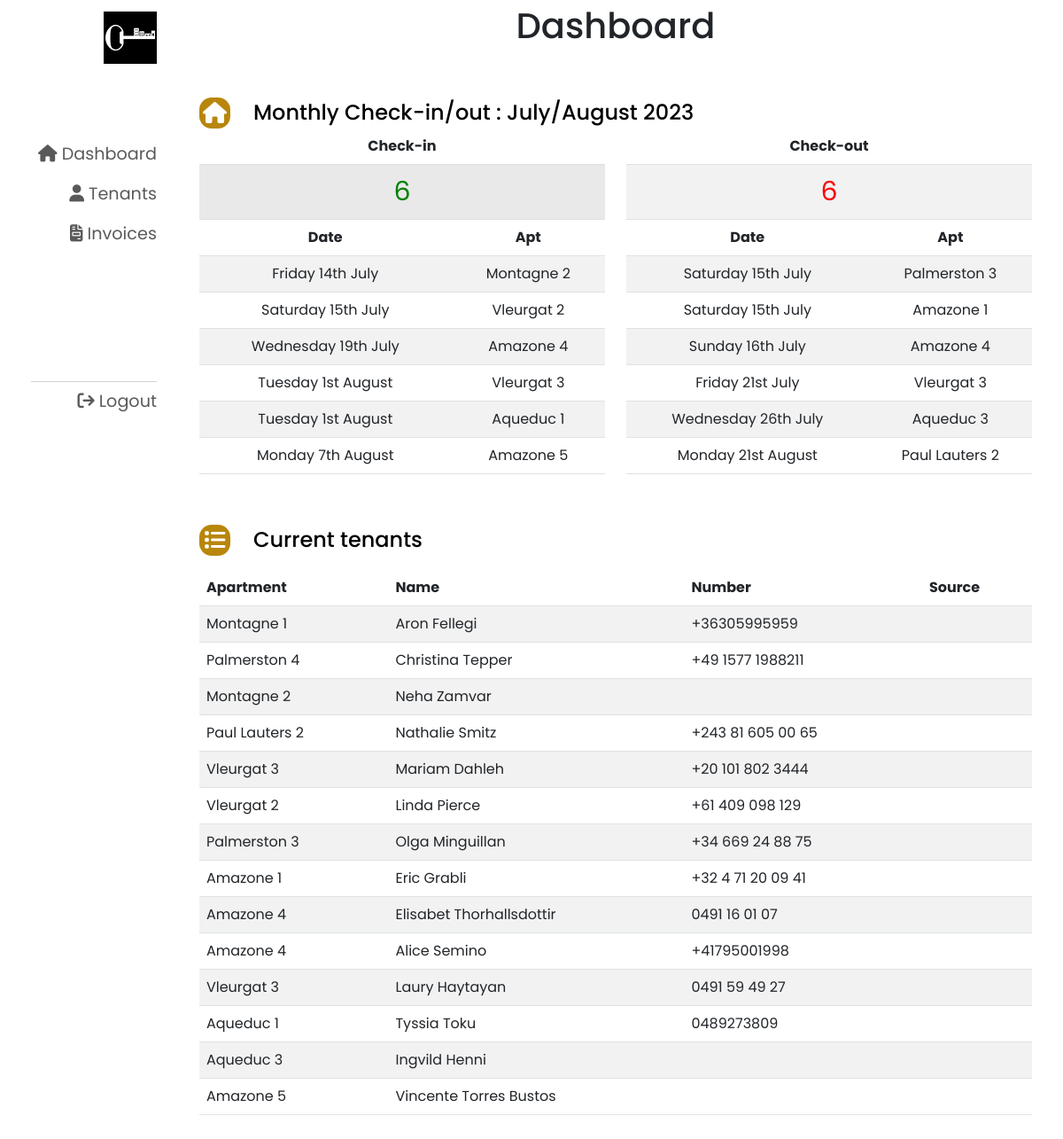
/admin.php (signed in), run on the app's committed database.
### tables this page shows
CREATE TABLE `RentalLease` (
  `LeaseID` int(11) NOT NULL,
  `TenantID` int(11) DEFAULT NULL,
  `LeaseName` varchar(255) DEFAULT NULL,
  `StartDate` date DEFAULT NULL,
  `EndDate` date DEFAULT NULL,
  `Rent` int(11) DEFAULT NULL,
  `Deposit` int(11) DEFAULT NULL,
  `ApartmentID` int(11) DEFAULT NULL
);

CREATE TABLE `Apartment` (
  `ApartmentID` int(11) NOT NULL,
  `ApartmentName` varchar(255) DEFAULT NULL
);

CREATE TABLE `Tenant` (
  `TenantID` int(11) NOT NULL,
  `FirstName` varchar(255) DEFAULT NULL,
  `LastName` varchar(255) DEFAULT NULL,
  `ApartmentID` int(11) DEFAULT NULL,
  `Email` varchar(255) DEFAULT NULL,
  `Password` varchar(255) DEFAULT NULL,
  `Role` varchar(255) DEFAULT 'user',
  `Number` varchar(144) DEFAULT NULL
);

### lib/CheckinTable.php (called while the page is built, shortened)
<?php
    $stmt = $pdo->query("SELECT * FROM Tenant");
    $tenants = $stmt->fetchAll(PDO::FETCH_ASSOC);
    $stmtLease= $pdo->query("SELECT * FROM RentalLease ORDER BY StartDate ASC");
    $leases = $stmtLease->fetchAll(PDO::FETCH_ASSOC);
    $currentDate = date('Y-m-d');
    $nextMonth = date('Y-m-t', strtotime('+1 month'));
    $sqlCheckIn = "SELECT COUNT(*) AS checkInCount FROM RentalLease WHERE StartDate BETWEEN :currentDate AND :nextMonth";
    $stmtCheckIn = $pdo->prepare($sqlCheckIn);
    $stmtCheckIn->bindParam(':currentDate', $currentDate);
    $stmtCheckIn->bindParam(':nextMonth', $nextMonth);
    $stmtCheckIn->execute();
    $checkInCount = $stmtCheckIn->fetchColumn();
    $sqlCheckOut = "SELECT COUNT(*) AS checkOutCount FROM RentalLease WHERE EndDate BETWEEN :currentDate AND :nextMonth";
    $stmtCheckOut = $pdo->prepare($sqlCheckOut);
    $stmtCheckOut->bindParam(':currentDate', $currentDate);
    $stmtCheckOut->bindParam(':nextMonth', $nextMonth);
    $stmtCheckOut->execute();
    $checkOutCount = $stmtCheckOut->fetchColumn();
    $sqlCheckIn = "SELECT ApartmentID, StartDate FROM RentalLease WHERE StartDate BETWEEN :currentDate AND :nextMonth ORDER BY StartDate ASC";
    $stmtCheckIn = $pdo->prepare($sqlCheckIn);
    $stmtCheckIn->bindParam(':currentDate', $currentDate);
    $stmtCheckIn->bindParam(':nextMonth', $nextMonth);
    $stmtCheckIn->execute();
    $checkInRows = $stmtCheckIn->fetchAll(PDO::FETCH_ASSOC);
    $sqlCheckOut = "SELECT ApartmentID, EndDate FROM RentalLease WHERE EndDate BETWEEN :currentDate AND :nextMonth ORDER BY EndDate ASC";
    $stmtCheckOut = $pdo->prepare($sqlCheckOut);
    $stmtCheckOut->bindParam(':currentDate', $currentDate);
    $stmtCheckOut->bindParam(':nextMonth', $nextMonth);
    $stmtCheckOut->execute();
    $checkOutRows = $stmtCheckOut->fetchAll(PDO::FETCH_ASSOC);
    ?>

### admin.php (the view, shortened to what this page needs)
<?php
    $pdo = new PDO('mysql:dbname=edouardburel_charleshome;host=mysql-edouardburel.alwaysdata.net', '302132_chome', 'Charleshome1');
    $pdo->setAttribute(PDO::ATTR_EMULATE_PREPARES, false);
    $pdo->setAttribute(PDO::ATTR_ERRMODE, PDO::ERRMODE_EXCEPTION);
    require_once('lib/CheckinTable.php');
?>
<!DOCTYPE html>
<html lang="en">
<head>
    <link rel="stylesheet" href="https://cdnjs.cloudflare.com/ajax/libs/font-awesome/6.4.0/css/all.min.css" />
    <link href="https://cdn.jsdelivr.net/npm/bootstrap@5.3.0/dist/css/bootstrap.min.css" rel="stylesheet">
    <link rel="stylesheet" href="css/custom.css">
</head>
<body>
    <div class="container d-flex flex-column flex-md-row">
        <nav class="navbar navbar-expand-md navbar-light d-flex flex-md-column">
            <div class="ms-md-auto">
                <img class="logo-name" src="image/logo-key.png" alt="Charles Home" width="60">
            </div>
            <div class="navContent collapse navbar-collapse w-100" id="navbarSupportedContent">
                <ul class="navbar-nav w-100 d-flex flex-md-column text-center text-md-end">
                    <li>
                        <a href="#" class="nav-link" aria-current="page">
                        <i class="fa fa-home"></i>
                            Dashboard</a>
                    </li>
                    <li>
                        <a href="tenants.php" class="nav-link">
                        <i class="fa fa-user"></i>
                            Tenants</a>
                    </li>
                    <li>
                        <a href="invoiceAdmin.php" class="nav-link" style="margin-bottom: 9rem;">
                        <i class="fa-solid fa-file-invoice"></i>
                            Invoices</a>
                    </li>
                    <li>
                        <a href="logout.php" class="logout nav-link" style="border-top: 1px solid lightgray;">
                        <i class="fa-solid fa-arrow-right-from-bracket"></i>
                            Logout</a>
                    </li>
                </ul>
            </div>
        </nav>
        <main class="mainContent ps-0 ps-md-5 flex-grow-1">
            <h1>Dashboard</h1>
            <div class="mt-3 title">
                    <i class="fa fa-home"></i>
                    <span class="text">Monthly Check-in/out : <?php echo date('F').'/'.date('F', strtotime('+1 month')).' '.date('Y'); ?></span>
            </div>
            <div class="row justify-content-center">
                <div class="col-md-6 mb-4">
                    <div class="box">
                        <table class="table table-striped" style="border-collapse: collapse;">
                            <thead>
                                <tr>
                                    <th colspan="2" style="text-align: center;">Check-in</th>
                                </tr>
                            </thead>
                            <tbody>
                                <tr>
                                    <td scope="row" colspan="2" style="color: green; font-size: 30px; text-align: center; background-color: #F5F5F5;"><?php echo $checkInCount; ?></td>
                                </tr>
                            </tbody>
                            <thead>
                                <tr>
                                    <th style="text-align: center;">Date</th>
                                    <th style="text-align: center;">Apt</th>
                                </tr>
                            </thead>
                            <tbody>
                                <?php foreach ($checkInRows as $row): ?>
                                <tr>
                                    <td style="text-align: center;"><?php echo date('l jS F', strtotime($row['StartDate'])); ?></td>
                                    <td style="text-align: center;">
                                    <?php
                                        $apartmentId = $row['ApartmentID'];
                                        $query = "SELECT ApartmentName FROM Apartment WHERE ApartmentID = ?";
                                        $statement = $pdo->prepare($query);
                                        $statement->execute([$apartmentId]);
                                        $apartmentResult = $statement->fetch(PDO::FETCH_ASSOC);
                                        if ($apartmentResult) {
                                            echo $apartmentResult['ApartmentName'];
                                        }
                                    ?>
                                    </td>
                                </tr>
                                <?php endforeach; ?>
                            </tbody>
                        </table>
                    </div>
                </div>
                <div class="col-md-6 mb-4">
                    <div class="box">
                    <table class="table table-striped" style="border-collapse: collapse;">
                        <thead>
                            <tr>
                                <th colspan="2" style="text-align: center;">Check-out</th>
                            </tr>
                        </thead>
                        <tbody>
                            <tr>
                                <td scope="row" colspan="2" style="color: red; font-size: 30px; text-align: center;"><?php echo $checkOutCount; ?></td>
                            </tr>
                        </tbody>
                        <thead>
                            <tr>
                                <th style="text-align: center;">Date</th>
                                <th style="text-align: center;">Apt</th>
                            </tr>
                        </thead>
                        <tbody>
                            <?php foreach ($checkOutRows as $checkoutRow): ?>
                            <tr>
                                <td style="text-align: center;"><?php echo date('l jS F', strtotime($checkoutRow['EndDate'])); ?></td>
                                <td style="text-align: center;">
                                <?php
                                    $apartmentId = $checkoutRow['ApartmentID'];
                                    $query = "SELECT ApartmentName FROM Apartment WHERE ApartmentID = ?";
                                    $statement = $pdo->prepare($query);
                                    $statement->execute([$apartmentId]);
                                    $apartmentResult = $statement->fetch(PDO::FETCH_ASSOC);
                                    if ($apartmentResult) {
                                        echo $apartmentResult['ApartmentName'];
                                    }
                                ?>
                                </td>
                            <?php endforeach; ?>
                            </tr>
                        </tbody>
                    </table>
                    </div>
                </div>
            </div>
            <div class="mt-3 mb-3 title">
                <i class="fa fa-list"></i>
                <span class="text">Current tenants</span>
            </div>
            <div class="row justify-content-center">
                <div class="col-md-12 mb-4">
                    <div class="box">
                        <table class="table table-striped">
                            <thead>
                                <tr>
                                <th scope="col">Apartment</th>
                                <th scope="col">Name</th>
                                <th scope="col">Number</th>
                                <th scope="col">Source</th>
                                </tr>
                            </thead>
                            <tbody>
                                <?php foreach ($tenants as $tenant): ?>
                                    <?php foreach ($leases as $lease): ?>
                                        <?php if ($tenant['TenantID'] === $lease['TenantID']): ?>
                                    <tr>
                                        <td>
                                            <?php
                                            $apartmentId = $tenant['ApartmentID'];
                                            $query = "SELECT ApartmentName FROM Apartment WHERE ApartmentID = ?";
                                            $statement = $pdo->prepare($query);
                                            $statement->execute([$apartmentId]);
                                            $apartmentResult = $statement->fetch(PDO::FETCH_ASSOC);
                                            if ($apartmentResult) {
                                                echo $apartmentResult['ApartmentName'];
                                            }
                                            ?>
                                        </td>
                                        <td><?= $tenant['FirstName'].' '.$tenant['LastName']; ?></td>
                                        <td><?= $tenant['Number']; ?></td>
                                        <td><?= $tenant['Source']; ?></td>
                                    </tr>
                                        <?php endif; ?>
                                    <?php endforeach; ?>
                                <?php endforeach; ?>
                            </tbody>
                        </table>
                    </div>
                </div>
            </div>
        </main>
    </div>
</body>
</html>

### css/custom.css (style rules this page uses)
* { box-sizing: border-box; font-family: 'Poppins', sans-serif; }
.container { padding: 5px; }
.navbar-expand-md .navbar-nav .nav-link { padding-right: initial; font-size: 1.2rem; }
.navContent { display: flex; align-items: start; margin-top: 5rem; }
.mainContent { padding-top: 60px; }
h1 { text-align: center; padding-bottom: 40px; }
.mainContent .title { display: flex; align-items: center; }
.mainContent .title span { padding-left: 1rem; font-size: 24px; color: black; font-weight: 500; margin-left: 10px; }
.mainContent .title i { position: relative; height: 35px; width: 35px; color: white; background-color: darkgoldenrod; display: flex; align-items: center; justify-content: center; font-size: 24px; border-radius: 40%; }

### data on the page
rentallease: StartDate "Friday 14th July", ApartmentID.ApartmentName "Montagne 2", TenantID.FirstName "Neha", TenantID.LastName "Zamvar"
rentallease: StartDate "Saturday 15th July", ApartmentID.ApartmentName "Vleurgat 2", TenantID.FirstName "Linda", TenantID.LastName "Pierce", TenantID.Number "+61 409 098 129"
rentallease: StartDate "Wednesday 19th July", ApartmentID.ApartmentName "Amazone 4", TenantID.FirstName "Alice", TenantID.LastName "Semino", TenantID.Number "+41795001998"
rentallease: StartDate "Tuesday 1st August", ApartmentID.ApartmentName "Vleurgat 3", TenantID.FirstName "Mariam", TenantID.LastName "Dahleh", TenantID.Number "+20 101 802 3444"
rentallease: StartDate "Tuesday 1st August", ApartmentID.ApartmentName "Aqueduc 1", TenantID.FirstName "Tyssia", TenantID.LastName "Toku", TenantID.Number "0489273809"
rentallease: StartDate "Monday 7th August", ApartmentID.ApartmentName "Amazone 5", TenantID.FirstName "Vincente", TenantID.LastName "Torres Bustos"
rentallease: EndDate "Saturday 15th July", ApartmentID.ApartmentName "Palmerston 3", TenantID.FirstName "Olga", TenantID.LastName "Minguillan", TenantID.Number "+34 669 24 88 75"
rentallease: EndDate "Saturday 15th July", ApartmentID.ApartmentName "Amazone 1", TenantID.FirstName "Eric", TenantID.LastName "Grabli", TenantID.Number "+32 4 71 20 09 41"
rentallease: EndDate "Sunday 16th July", ApartmentID.ApartmentName "Amazone 4", TenantID.FirstName "Elisabet", TenantID.LastName "Thorhallsdottir", TenantID.Number "0491 16 01 07"
rentallease: EndDate "Friday 21st July", ApartmentID.ApartmentName "Vleurgat 3", TenantID.FirstName "Laury", TenantID.LastName "Haytayan", TenantID.Number "0491 59 49 27"
rentallease: EndDate "Wednesday 26th July", ApartmentID.ApartmentName "Aqueduc 3", TenantID.FirstName "Ingvild", TenantID.LastName "Henni"
rentallease: EndDate "Monday 21st August", ApartmentID.ApartmentName "Paul Lauters 2", TenantID.FirstName "Nathalie", TenantID.LastName "Smitz", TenantID.Number "+243 81 605 00 65"
rentallease: ApartmentID.ApartmentName "Montagne 1", TenantID.FirstName "Aron", TenantID.LastName "Fellegi", TenantID.Number "+36305995959"
rentallease: ApartmentID.ApartmentName "Palmerston 4", TenantID.FirstName "Christina", TenantID.LastName "Tepper", TenantID.Number "+49 1577 1988211"

### other printed values
$checkInCount "6"
$checkOutCount "6"
